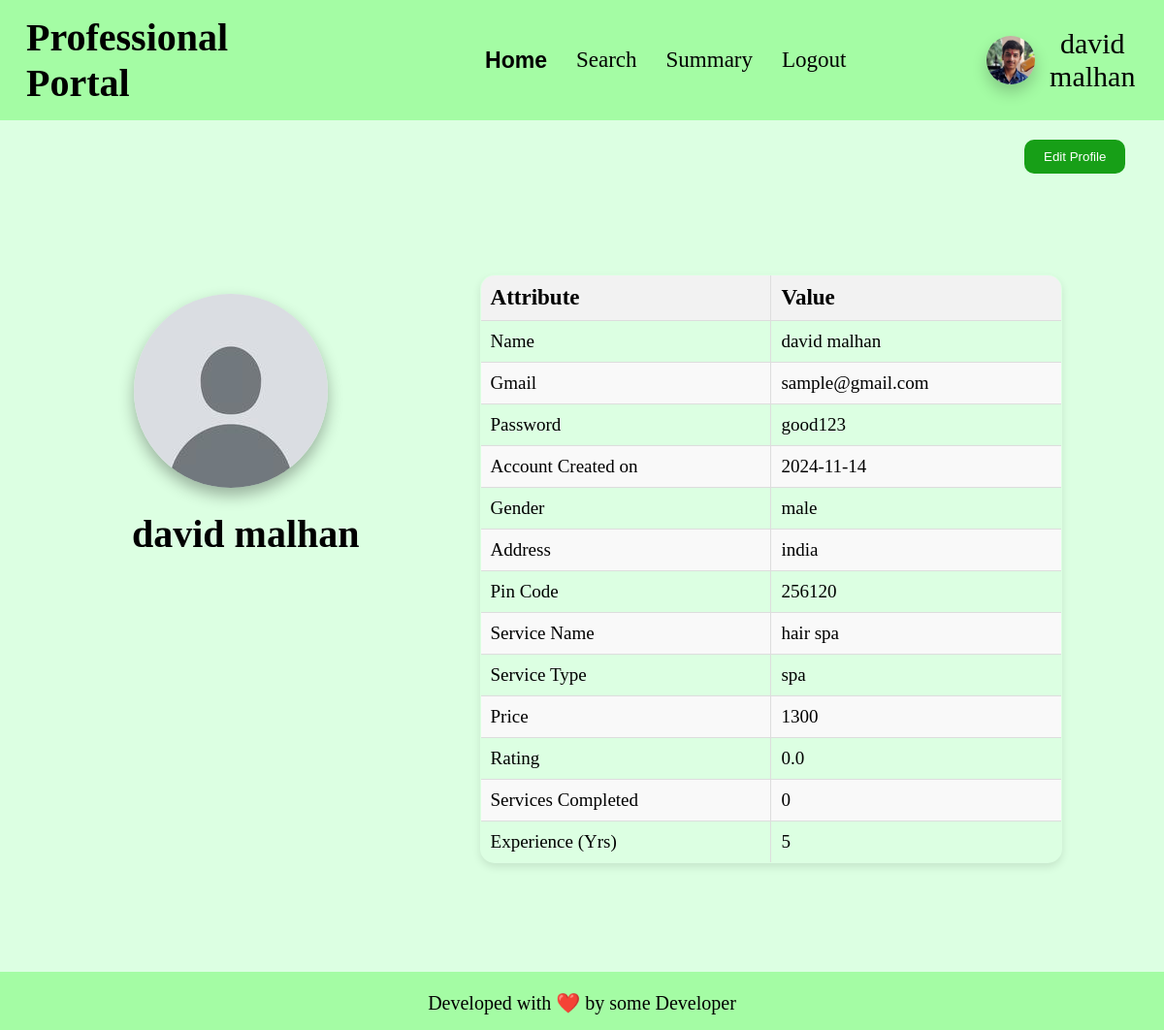
The app's page /professional_home/view_profile/1, older data.
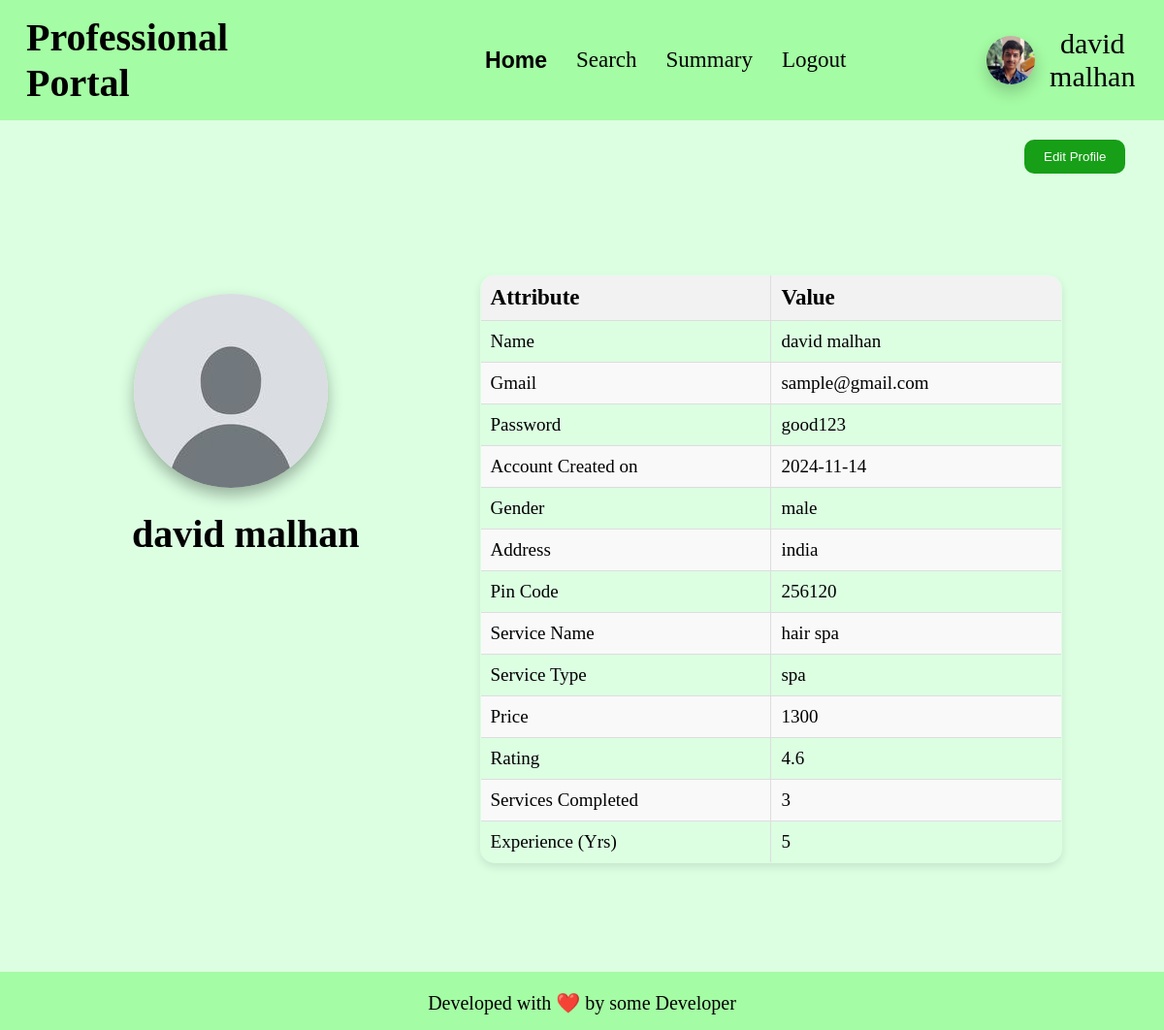
The same page, newer data.
### app.py (models this page shows)
class professional(db.Model):
    __tablename__ = "professional"
    id = db.Column(db.Integer, primary_key=True, autoincrement=True)
    email_id = db.Column(db.String, nullable=False)
    fullname = db.Column(db.String, nullable=False)
    password = db.Column(db.String, nullable=False)
    date_created = db.Column(db.Date, nullable=False)
    service_type_id = db.Column(db.Integer, db.ForeignKey('service.id'), nullable=False)
    experience = db.Column(db.Integer, nullable=False)
    gender = db.Column(db.String, nullable=False)
    address = db.Column(db.String, nullable=False)
    pin_code = db.Column(db.Integer, nullable=False)
    documents = db.Column(db.String, nullable=False)
    request = db.Column(db.Boolean, default=None)
    blocked = db.Column(db.Boolean, default=False)
    services_completed = db.Column(db.Integer, default = 0)
    rating = db.Column(db.Float, default = 0.0)
    price = db.Column(db.Integer, default = 0)
    service_type = db.relationship('service', back_populates='professionals')
    service_requests = db.relationship('service_request', backref='professional', cascade='all, delete-orphan')

### app.py (the view)
@app.route('/professional_home/view_profile/<int:id>', methods=['GET', 'POST'])
def prof_view_profile(id):
    if request.method == 'GET':
        prof = professional.query.filter_by(id = id).first()
        if prof:
            if not prof.blocked:
                if not prof.request:
                    return render_template("prof_view_profile.html", professional = prof)
                else:
                    return redirect('/professional_login')
            else:
                return redirect('/professional_login')
        else:
            return redirect('/professional_login')
    elif request.method == 'POST':
        return f"form edited"

### templates/prof_view_profile.html (shortened to what this page needs)
<!DOCTYPE html>
<html lang="en">
<head>
    <link rel="stylesheet" href="/static/css/profile-block.css">
    <link rel="stylesheet" href="/static/css/basic.css">
    <link rel="stylesheet" href="/static/css/table-styling.css">
</head>
<body>
    <header>
        <h1>Professional Portal</h1>
        <ul>
            <li><a class="active" href="/professional_home/{{professional.id}}">Home</a></li>
            <li><a href="/professional_search/{{professional.id}}">Search</a></li>
            <li><a href="/professional_summary/{{professional.id}}">Summary</a></li>
            <li><a href="/professional_logout/{{professional.id}}">Logout</a></li>
        </ul>
        <div id="user-info">
            <img id="user-pic" src="/static/anant-pic.jpg" alt="Profile Picture">
            <div>{{professional.fullname}}</div>
        </div>
    </header>
    <button id="edit_profile_button" onclick="gotoroute('/professional_home/edit_profile/{{professional.id}}')">Edit Profile</button>
    <div id="box">
        <div id="box1">
            <img id="user-pic" src="/static/default_user_pic.png" alt="Profile Picture">
            <h2 style="font-size: 40px;">{{professional.fullname}}</h2>
        </div>
        <div id="box2">
            <div class="tables">
                <table class="styled-table">
                    <thead>
                        <tr>
                            <th>Attribute</th>
                            <th>Value</th>
                        </tr>
                    </thead>
                    <tbody>
                        <tr>
                            <td>Name</td>
                            <td>{{professional.fullname}}</td>
                        </tr>
                        <tr>
                            <td>Gmail</td>
                            <td>{{professional.email_id}}</td>
                        </tr>
                        <tr>
                            <td>Password</td>
                            <td>{{professional.password}}</td>
                        </tr>
                        <tr>
                            <td>Account Created on</td>
                            <td>{{professional.date_created}}</td>
                        </tr>
                        <tr>
                            <td>Gender</td>
                            <td>{{professional.gender}}</td>
                        </tr>
                        <tr>
                            <td>Address</td>
                            <td>{{professional.address}}</td>
                        </tr>
                        <tr>
                            <td>Pin Code</td>
                            <td>{{professional.pin_code}}</td>
                        </tr>
                        <tr>
                            <td>Service Name</td>
                            <td>{{professional.service_type.name}}</td>
                        </tr>
                        <tr>
                            <td>Service Type</td>
                            <td>{{professional.service_type.type}}</td>
                        </tr>
                        <tr>
                            <td>Price</td>
                            <td>{{professional.price}}</td>
                        </tr>
                        <tr>
                            <td>Rating</td>
                            <td>{{professional.rating}}</td>
                        </tr>
                        <tr>
                            <td>Services Completed</td>
                            <td>{{professional.services_completed}}</td>
                        </tr>
                        <tr>
                            <td>Experience (Yrs)</td>
                            <td>{{professional.experience}}</td>
                        </tr>
                    </tbody>
                </table>
            </div>
        </div>
    </div>
    <br>
    <footer>
        <p>
            Developed with ❤️ by some Developer
        </p>
    </footer>
</body>
</html>

Row changes from the older to the newer data that the page shows:
changed professional "david malhan": rating "0.0" → "4.6"; services_completed "0" → "3"
